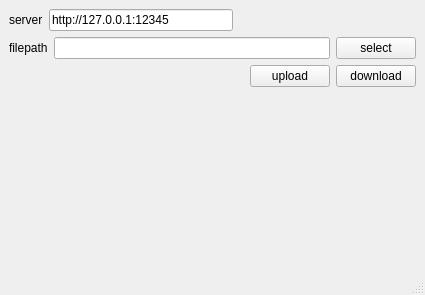
<?xml version="1.0" encoding="UTF-8"?>
<ui version="4.0">
 <class>MainWindow</class>
 <widget class="QMainWindow" name="MainWindow">
  <property name="geometry">
   <rect>
    <x>0</x>
    <y>0</y>
    <width>425</width>
    <height>295</height>
   </rect>
  </property>
  <property name="windowTitle">
   <string>Http Upload Download</string>
  </property>
  <widget class="QWidget" name="centralwidget">
   <layout class="QVBoxLayout" name="verticalLayout">
    <item>
     <layout class="QHBoxLayout" name="horizontalLayout_3">
      <item>
       <widget class="QLabel" name="label">
        <property name="text">
         <string>server</string>
        </property>
       </widget>
      </item>
      <item>
       <widget class="QLineEdit" name="editUrl">
        <property name="text">
         <string>http://127.0.0.1:12345</string>
        </property>
       </widget>
      </item>
      <item>
       <spacer name="horizontalSpacer">
        <property name="orientation">
         <enum>Qt::Horizontal</enum>
        </property>
        <property name="sizeHint" stdset="0">
         <size>
          <width>40</width>
          <height>20</height>
         </size>
        </property>
       </spacer>
      </item>
     </layout>
    </item>
    <item>
     <layout class="QHBoxLayout" name="horizontalLayout">
      <item>
       <widget class="QLabel" name="label_2">
        <property name="text">
         <string>filepath</string>
        </property>
       </widget>
      </item>
      <item>
       <widget class="QLineEdit" name="editFilepath"/>
      </item>
      <item>
       <widget class="QPushButton" name="btnSelect">
        <property name="text">
         <string>select</string>
        </property>
       </widget>
      </item>
     </layout>
    </item>
    <item>
     <layout class="QHBoxLayout" name="horizontalLayout_2">
      <item>
       <spacer name="horizontalSpacer_2">
        <property name="orientation">
         <enum>Qt::Horizontal</enum>
        </property>
        <property name="sizeHint" stdset="0">
         <size>
          <width>40</width>
          <height>20</height>
         </size>
        </property>
       </spacer>
      </item>
      <item>
       <widget class="QPushButton" name="btnUpload">
        <property name="text">
         <string>upload</string>
        </property>
       </widget>
      </item>
      <item>
       <widget class="QPushButton" name="btnDownload">
        <property name="text">
         <string>download</string>
        </property>
       </widget>
      </item>
     </layout>
    </item>
    <item>
     <spacer name="verticalSpacer">
      <property name="orientation">
       <enum>Qt::Vertical</enum>
      </property>
      <property name="sizeHint" stdset="0">
       <size>
        <width>20</width>
        <height>139</height>
       </size>
      </property>
     </spacer>
    </item>
   </layout>
  </widget>
  <widget class="QMenuBar" name="menubar">
   <property name="geometry">
    <rect>
     <x>0</x>
     <y>0</y>
     <width>425</width>
     <height>23</height>
    </rect>
   </property>
  </widget>
  <widget class="QStatusBar" name="statusbar"/>
 </widget>
 <resources/>
 <connections/>
</ui>
